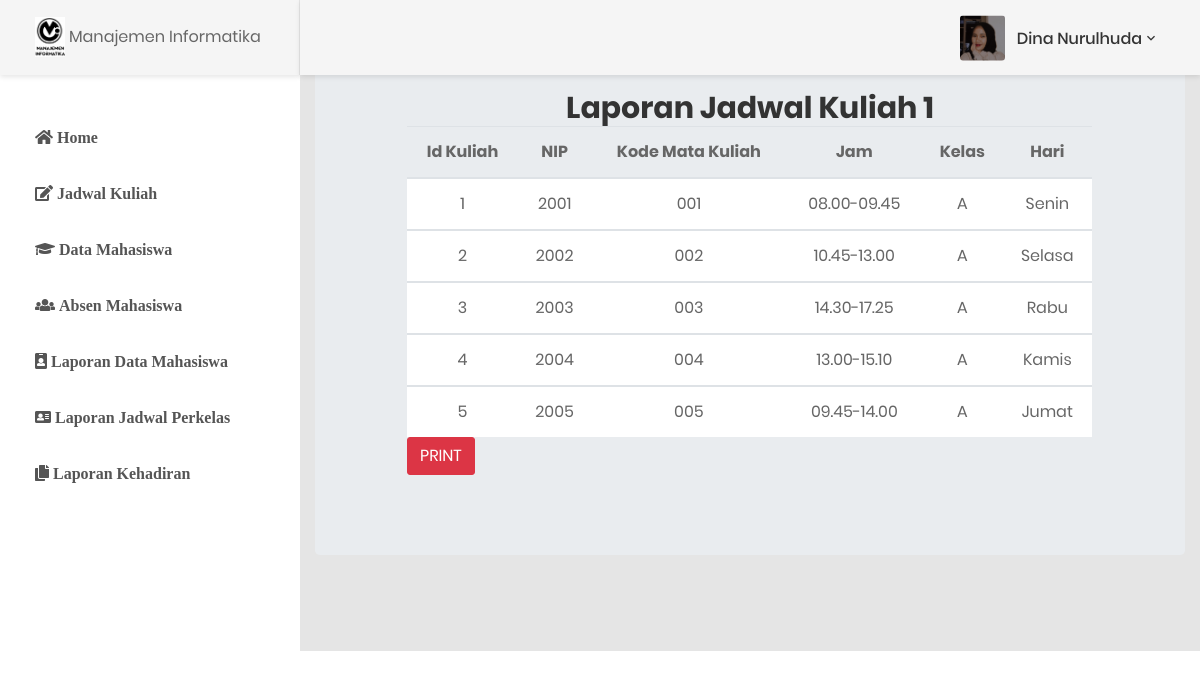
The page /index2.php?p=laporan_jadwal_kuliah&id_kelas=1 on the database its author committed.
### tables this page shows
CREATE TABLE `tabel_jadwal_kuliah` (
  `id_kuliah` int(10) NOT NULL,
  `nip` int(10) NOT NULL,
  `kode_mk` varchar(10) NOT NULL,
  `jam` varchar(20) NOT NULL,
  `id_kelas` varchar(30) NOT NULL,
  `id_hari` int(11) NOT NULL
);

CREATE TABLE `tabel_kelas` (
  `id_kelas` varchar(5) NOT NULL,
  `nama_kelas` varchar(10) NOT NULL,
  `kode_prodi` varchar(5) NOT NULL
);

CREATE TABLE `tabel_hari` (
  `id_hari` int(11) NOT NULL,
  `nama_hari` varchar(30) NOT NULL
);

### laporan_jadwal_kuliah.php (the view, shortened to what this page needs)
<?php
    include "koneksi.php";
?>
<div class="col">
<br>
<div class="col" role="main">
    <div class="col-md-12 col-sm-12  ">
        <div class="x_panel"><div class="form-group">
        <center><h2> Laporan Jadwal Kuliah <?php echo $_GET['id_kelas'];?></h2></center>
                <div class="table-responsive">
                    <table class="table table-striped jambo_table bulk_action">
                        <thead>
                            <tr class="headings">
                            <th class="column-title"><center>Id Kuliah</center></th>
                            <th class="column-title"><center>NIP</center></th>
                                <th class="column-title"><center>Kode Mata Kuliah</center></th>
                                <th class="column-title"><center>Jam</center></th>
                                <th class="column-title"><center>Kelas</center></th>
                                <th class="column-title"><center>Hari</center></th>
                            </tr>
                        </thead>
                        <?php
                                $sql="SELECT * FROM tabel_jadwal_kuliah JOIN tabel_kelas USING(id_kelas) JOIN tabel_hari USING(id_hari) WHERE id_kelas='$_GET[id_kelas]'";
                            $hasil=mysqli_query($db,$sql);
                            $no=0;
                            while ($data = mysqli_fetch_array($hasil)) {
                            $no++;
                            ?>
                        <tbody>
                            <tr class="even pointer">
                            <td><center><?php echo $no;?></center></td>
                                <td><center><?php echo $data["nip"]; ?></center></td>
                                <td><center><?php echo $data["kode_mk"]; ?></center></td>
                                <td><center><?php echo $data["jam"]; ?></center></td>
                                <td><center><?php echo $data["nama_kelas"]; ?></center></td>
                                <td><center><?php echo $data["nama_hari"]; ?></center></td>
                            </tr>
                        </tbody>
                        <?php
    }
    ?>
                    </table>
                    <a href="print_jadwal.php?id_kelas=<?php echo $_GET["id_kelas"]; ?>" class="btn btn-danger">PRINT</a>
                </div>
                </div>
            </div>
            </div>
        </div>
    </div>
</div>

### rows shown on the page
tabel_jadwal_kuliah: nip "2001", kode_mk "001", jam "08.00-09.45", id_kelas.nama_kelas "A", id_hari.nama_hari "Senin"
tabel_jadwal_kuliah: nip "2002", kode_mk "002", jam "10.45-13.00", id_kelas.nama_kelas "A", id_hari.nama_hari "Selasa"
tabel_jadwal_kuliah: nip "2003", kode_mk "003", jam "14.30-17.25", id_kelas.nama_kelas "A", id_hari.nama_hari "Rabu"
tabel_jadwal_kuliah: nip "2004", kode_mk "004", jam "13.00-15.10", id_kelas.nama_kelas "A", id_hari.nama_hari "Kamis"
tabel_jadwal_kuliah: nip "2005", kode_mk "005", jam "09.45-14.00", id_kelas.nama_kelas "A", id_hari.nama_hari "Jumat"

### other values the page prints
$_GET['id_kelas'] "1"
